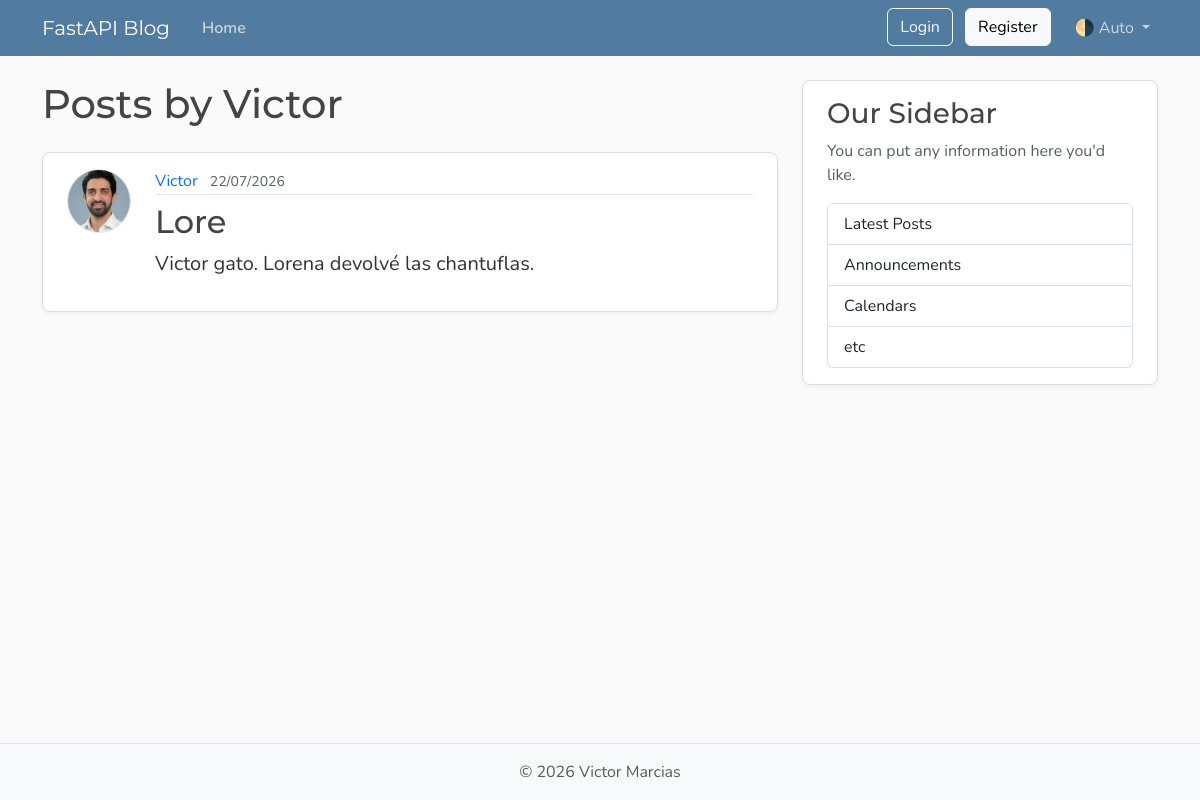
The page /users/3/posts on the database its author committed.
### models.py (models this page shows, shortened)
class User(Base):
    __tablename__ = "users"
    id: Mapped[int] = mapped_column(Integer, primary_key=True, index=True)
    username: Mapped[str] = mapped_column(String(50), unique=True, nullable=False)
    email: Mapped[str] = mapped_column(String(120), unique=True, nullable=False)
    password_hash: Mapped[str] = mapped_column(String(200), nullable=False)
    image_file: Mapped[str | None] = mapped_column(
        String(200),
        nullable=True,
        default=None,
    )
    posts: Mapped[list[Post]] = relationship(
        back_populates="author",
        cascade="all, delete-orphan"
    )

class Post(Base):
    __tablename__ = "posts"
    id: Mapped[int] = mapped_column(Integer, primary_key=True, index=True)
    title: Mapped[str] = mapped_column(String(100), nullable=False)
    content: Mapped[str] = mapped_column(Text, nullable=False)
    user_id: Mapped[int] = mapped_column(
        ForeignKey("users.id"),
        nullable=False,
        index=True,
    )
    date_posted: Mapped[datetime] = mapped_column(
        DateTime(timezone=True),
        default=lambda: datetime.now(UTC),
    )
    author: Mapped[User] = relationship(back_populates="posts")

### main.py (the view)
@app.get("/users/{user_id}/posts", include_in_schema=False, name="user_posts")
async def user_posts_page(
    request: Request,
    user_id: int,
    db: Annotated[AsyncSession, Depends(get_db)],
):
    result = await db.execute(
        select(models.User)
        .where(models.User.id == user_id)
    )
    user = result.scalars().first()
    if not user:
        raise HTTPException(
            status_code=status.HTTP_404_NOT_FOUND,
            detail="User not found",
        )
    result = await db.execute(
        select(models.Post)
        .options(selectinload(models.Post.author))
        .where(models.Post.user_id == user_id)
        .order_by(models.Post.date_posted.desc())
    )
    posts = result.scalars().all()
    return templates.TemplateResponse(
        request,
        "user_posts.html",
        {"posts": posts, "user": user, "title": f"{user.username}'s Posts"},
    )

### templates/user_posts.html
{% extends "layout.html" %}
{% block content %}
  <h1 class="mb-4">Posts by {{ user.username }}</h1>
  {% for post in posts %}
    <article class="content-section py-3 px-4 mb-4">
      <div class="d-flex align-items-start gap-4">
        <img class="rounded-circle article-img flex-shrink-0"
             src="{{ post.author.image_path }}"
             alt="{{ post.author.username }}'s profile picture"
             width="64"
             height="64"
             loading="lazy">
        <div class="flex-grow-1">
          <div class="article-metadata mb-2">
            <a class="me-2"
               href="{{ url_for('user_posts', user_id=post.author.id) }}">{{ post.author.username }}</a>
            <small class="text-body-secondary">{{ post.date_posted.strftime('%d/%m/%Y') }}</small>
          </div>
          <h2>
            <a class="article-title"
               href="{{ url_for('post_page', post_id=post.id) }}">{{ post.title }}</a>
          </h2>
          <p class="article-content">{{ post.content }}</p>
        </div>
      </div>
    </article>
  {% else %}
    <p class="text-body-secondary">No posts by this user yet.</p>
  {% endfor %}
{% endblock content %}

### static/css/main.css (style rules this page uses)
:root { --font-heading: "Montserrat", system-ui, -apple-system, BlinkMacSystemFont, sans-serif; --font-body: "Nunito", system-ui, -apple-system, BlinkMacSystemFont, sans-serif; --color-bg-body: #fafafa; --color-bg-content: #ffffff; --color-text-primary: #333333; --color-text-heading: #444444; --color-steel: #527c9f; --color-nav-link: #cbd5db; --color-nav-link-hover: #ffffff; --color-link-hover: #428bca; --color-border: #dddddd; --color-border-light: #e3e3e3; --spacing-xl: 5rem; --article-img-size: 4rem; --account-img-size: 7.813rem; }
body { font-family: var(--font-body); background: var(--color-bg-body); color: var(--color-text-primary); }
h1, h2, h3, h4, h5, h6 { font-family: var(--font-heading); color: var(--color-text-heading); }
a { text-decoration: none; }
.content-section { background: var(--color-bg-content); border: 1px solid var(--color-border); border-radius: 0.5rem; box-shadow: 0 2px 4px rgba(15, 23, 42, 0.05); transition: box-shadow 0.15s ease, transform 0.15s ease, border-color 0.15s ease; }
.article-title { color: var(--color-text-heading); transition: color 0.2s ease-in-out; }
.article-content { white-space: pre-line; font-size: 1.25rem; }
.article-img { height: var(--article-img-size); width: var(--article-img-size); flex-shrink: 0; object-fit: cover; border: 1px solid var(--color-border-light); box-shadow: 0 0 0 2px var(--color-bg-content); }
.article-metadata { padding-bottom: 0.063rem; border-bottom: 1px solid var(--color-border-light); }
.article-metadata a { transition: color 0.2s ease-in-out; }

### rows shown on the page
User: username "Victor"
Post: author.image_path (picture), author.username "Victor", date_posted "22/07/2026", title "Lore", content "Victor gato. Lorena devolvé las chantuflas."
